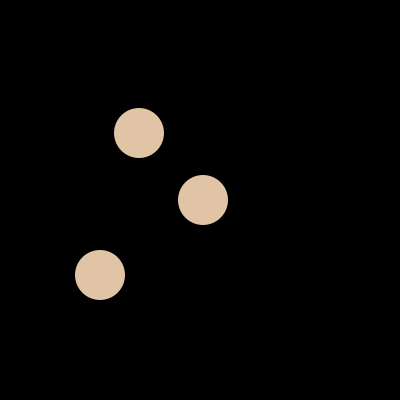
Frame 1 (no input)
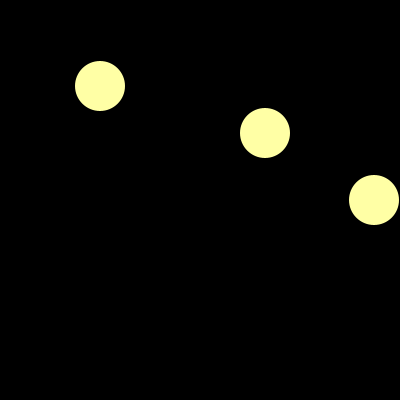
Frame 60 (the mouse pressed at the canvas centre just before this capture)
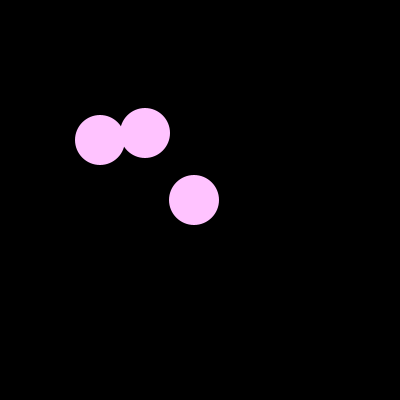
Frame 120 (the mouse held since frame 60 and released just before this capture)

The Processing sketch that drew these frames (run headless with seeded random() and noise(); from frame 60 on, the mouse is pressed at the canvas centre):

// Processing sketch: processing_127517
// ── processing_127517.pde


/*
Bouncing Balls by Xiaofeng Lin
Multiple balls going back and forth in different speeds
*/
 
 
int xPos;
int yPos;
 
int xPos2;
int yPos2;
 
int xPos3;
int yPos3;
 
//speeds of balls
int velocity;
int velocity2;
int velocity3;
 
void setup(){
   size(400,400);
   xPos = width/2;
   yPos = height/2;
  
   xPos2 = width/3;
   yPos2 = height/3;
    
   xPos3 = width/4;
   yPos3 = height*2/3;
    
   velocity = 3;
   velocity2 = 6;
   velocity3 = 9;
}
 
void draw(){
   background(0);
   fill(0,255,0);
    
   //middle ball
   xPos += velocity;
    
   if(xPos >= width-25 || xPos <= 25) {
   velocity = -velocity;
    
   }
  
   noStroke();
   fill(255-velocity*10,255-velocity2*10,255-velocity3*10);
   ellipse(xPos,yPos,50,50);
 
 
   //upper ball
   xPos2 += velocity2;
   
   if(xPos2 >= width-25 || xPos2 <= 25) {
   velocity2 = -velocity2;
    
   }
   fill(255-velocity*10,255-velocity2*10,255-velocity3*10);
   ellipse(xPos2,yPos2,50,50);
    
    
   //vertical ball
   yPos3 += velocity3;
   
   if(yPos3 >= height-25 || yPos3 <= 25) {
   velocity3 = -velocity3;
    
   }
   fill(255-velocity*10,255-velocity2*10,255-velocity3*10);
   ellipse(xPos3,yPos3,50,50);
 }
 
